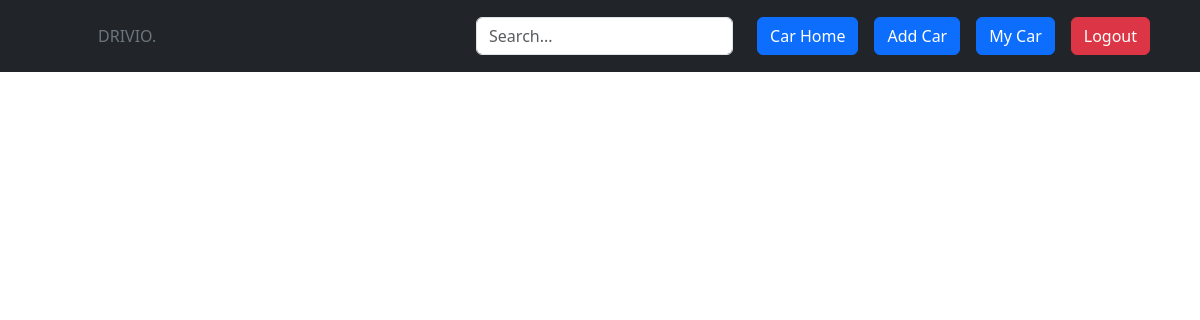
/car/ (signed in), run on an earlier commit of the app's database.
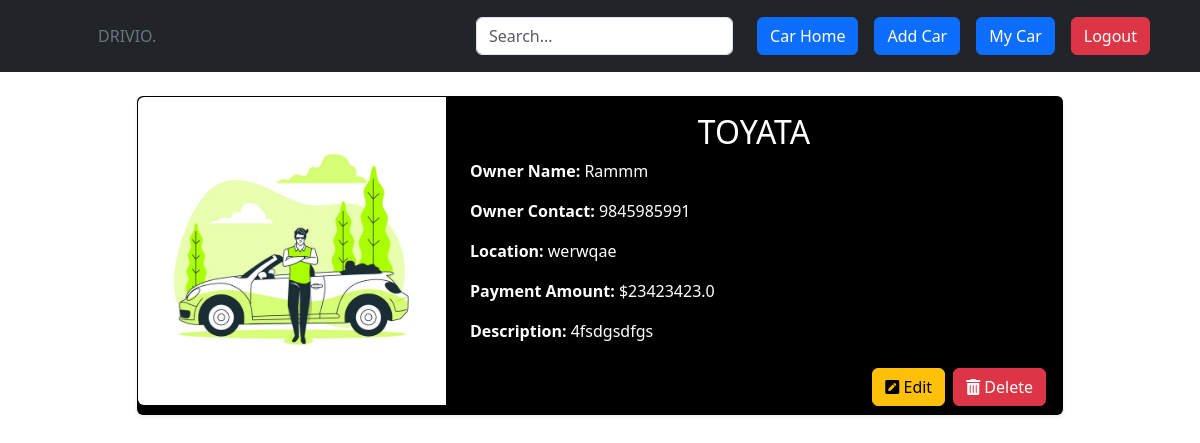
And on a later commit of the database.
### owner2/models.py (models this page shows, shortened)
class Cars(models.Model):
    user=models.ForeignKey(User,on_delete=models.CASCADE)
    owner_name = models.CharField(max_length=200)
    owner_contact = models.CharField(max_length=10)
    location = models.CharField(max_length=200)
    car_name = models.CharField(max_length=200)
    payment_price = models.FloatField()
    description = models.TextField()
    img = models.FileField(upload_to='photos/')
    created_at = models.DateTimeField(auto_now_add=True)
    update_at = models.DateTimeField(auto_now=True)

### owner2/views.py (the view)
# urls.py: path('car/', views.my_car, name='my_car'),
@login_required
def my_car(request):
    car=Cars.objects.all()
    return render(request,"my_cars.html" ,{'car':car})

### owner2/templates/my_cars.html (shortened to what this page needs)
{% extends 'layout2.html' %}
{% block main_content %}
<div class="container mt-4" style=" color: white;">
    <div class="row d-flex justify-content-center">
        <div class="col-md-10">
            {% for car in car %}
            {% if car.user == user %}
            <div class="card mb-4 shadow-sm" style="background-color: #000; color:#ffff">
                <div class="row g-0">
                    <div class="col-md-4">
                        <img src="{{ car.img.url }}" class="img-fluid rounded-start" alt="{{ car.car_name }}">
                    </div>
                    <div class="col-md-8">
                        <div class="card-body">
                            <h5 class="card-title text-uppercase text-center fs-2">{{ car.car_name }}</h5>
                            <div class="mx-2">
                                <p class="card-text"><strong>Owner Name:</strong> {{ car.owner_name }}</p>
                                <p class="card-text"><strong>Owner Contact:</strong> {{ car.owner_contact }}</p>
                                <p class="card-text"><strong>Location:</strong> {{ car.location }}</p>
                                <p class="card-text"><strong>Payment Amount:</strong> ${{ car.payment_price }}</p>
                                <p class="card-text"><strong>Description:</strong> {{ car.description }}</p>
                            </div>
                        </div>
                        <div class="card-footer bg-transparent d-flex justify-content-end">
                            <a href="{% url 'car_update' car.id %}" class="btn btn-warning me-2">
                                <i class="fas fa-pen-square"></i> Edit
                            </a>
                            <a href="{% url 'car_delete' car.id %}" class="btn btn-danger" onclick="return confirm('Are You Sure Want to Delete This Car?')">
                                <i class="fas fa-trash-alt"></i> Delete
                            </a>
                        </div>
                    </div>
                </div>
            </div>
            {% endif %}
            {% endfor %}
        </div>
    </div>
</div>
{% endblock %}

What changed in the data, as far as the page shows it:
added Cars: img (picture), car_name "TOYATA", owner_name "Rammm", owner_contact "9845985991", location "werwqae", payment_price "23423423.0", description "4fsdgsdfgs"
